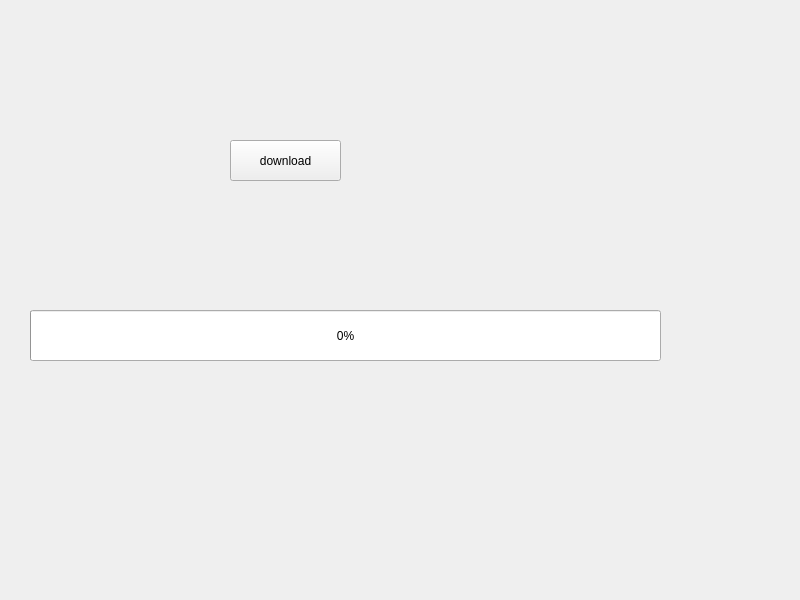
<?xml version="1.0" encoding="UTF-8"?>
<ui version="4.0">
 <class>MainWindow</class>
 <widget class="QMainWindow" name="MainWindow">
  <property name="geometry">
   <rect>
    <x>0</x>
    <y>0</y>
    <width>800</width>
    <height>600</height>
   </rect>
  </property>
  <property name="windowTitle">
   <string>MainWindow</string>
  </property>
  <widget class="QWidget" name="centralwidget">
   <widget class="QPushButton" name="pushButton">
    <property name="geometry">
     <rect>
      <x>230</x>
      <y>140</y>
      <width>111</width>
      <height>41</height>
     </rect>
    </property>
    <property name="text">
     <string>download</string>
    </property>
   </widget>
   <widget class="QProgressBar" name="progressBar">
    <property name="geometry">
     <rect>
      <x>30</x>
      <y>310</y>
      <width>631</width>
      <height>51</height>
     </rect>
    </property>
    <property name="value">
     <number>0</number>
    </property>
   </widget>
  </widget>
 </widget>
 <resources/>
 <connections/>
</ui>
